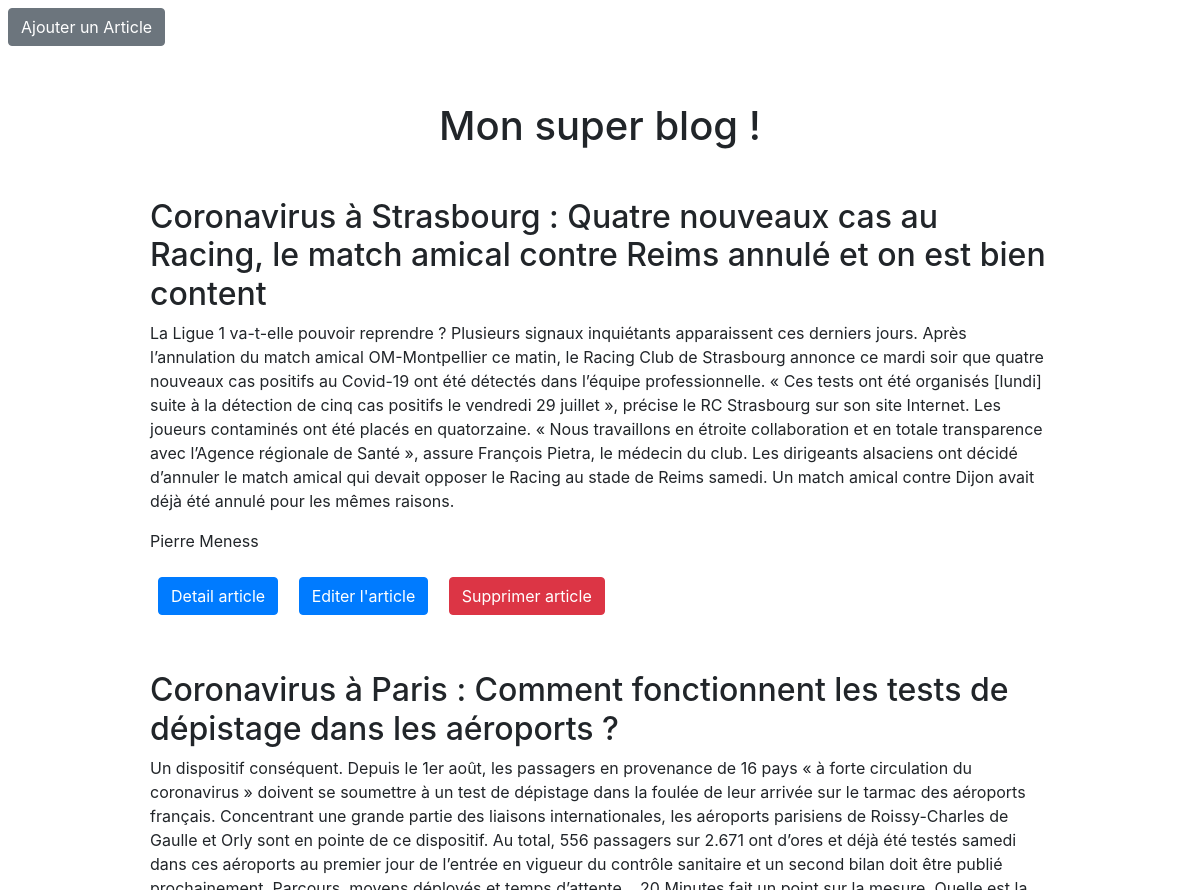
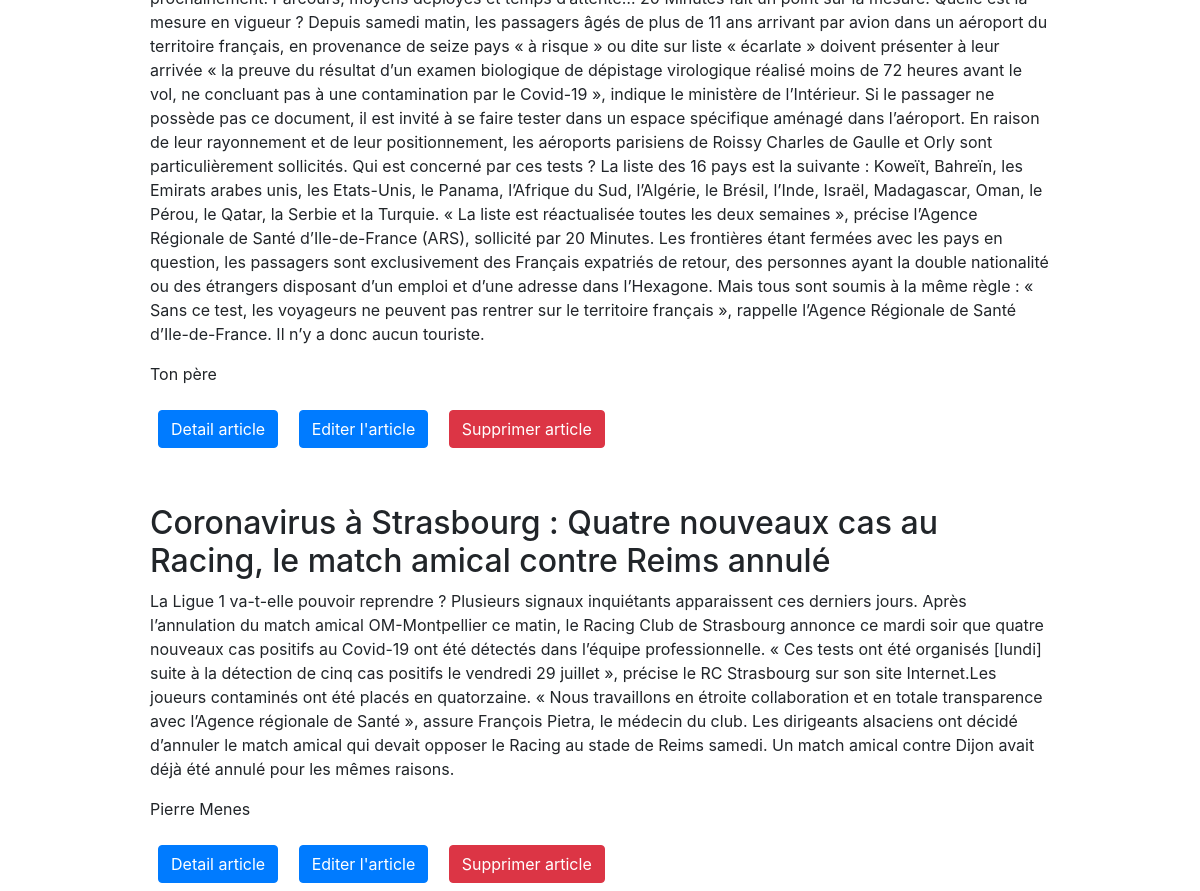
The page / on the database its author committed (2 pictures, top to bottom).
### tables this page shows
CREATE TABLE IF NOT EXISTS `articles` (
  `id` int(11) NOT NULL AUTO_INCREMENT,
  `title` varchar(200) NOT NULL,
  `content` varchar(5000) NOT NULL,
  `author` varchar(50) NOT NULL,
  PRIMARY KEY (`id`)
);

### MVC/controler/DefaultController.php (called while the page is built)
<?php
class DefaultController {
    public function home() {
        $articleManager = new ArticleManager();
        $articles = $articleManager->selectAllArticles();
        require('MVC\view\home_view.php');
    }
}

### MVC/model/manager/DbManager.php (called while the page is built, shortened)
<?php
class DbManager{
    private $host = 'localhost';
    private $dbName = 'blog';
    private $username = 'root';
    private $password = '';
    public function __construct()
    {
        try {
            $this->bddConnection = new PDO('mysql:host='.$this->host.'; dbname='.  $this->dbName . ';charset=utf8', $this->username, $this->password);
        }
        catch(Exception $e) {
            die('Erreur '.$e->getMessage());
        }
    }
}

### MVC/model/manager/ArticleManager.php (called while the page is built, shortened)
<?php
class ArticleManager extends DbManager {
    public function selectAllArticles() {
        $articles = [];
        $sqlRequestSelectAllArticles = 'SELECT * FROM articles';
        foreach($this->bddConnection->query($sqlRequestSelectAllArticles) as $article) {
            $articles[] = new Article ($article['title'], $article['content'], $article['author'], $article['id']);
        }
        return $articles;
    }
}

### MVC/model/class/Article.php (called while the page is built, shortened)
<?php
    class Article {
        private $id;
        private $title;
        private $content;
        private $author;
        public function __construct($title, $content, $author, $id = null){
            $this->id = $id;
            $this->title = $title;
            $this->content = $content;
            $this->author = $author;
        }
        public function getId()
        {
                return $this->id;
        }
        public function getTitle()
        {
                return $this->title;
        }
        public function getContent()
        {
                return $this->content;
        }
        public function getAuthor()
        {
                return $this->author;
        }
    }

### MVC/view/home_view.php (the view, shortened to what this page needs)
<html>
<head>
</head>
<body>
    <a class="btn btn-secondary m-2" href="index.php?controller=article&action=writeArticle"> Ajouter un Article</a>
    <h1 class="m-5 text-center"> Mon super blog !</h1>
    <div class="containair  m-auto  w-75">
    <?php foreach ($articles as $article) { ?>
            <h2 class="mt-5"><?= $article->getTitle(); ?></h2>
            <p><?= $article->getcontent(); ?></p>
            <p><?= $article->getAuthor(); ?></p>
            <a class="btn btn-primary m-2" href="index.php?controller=detail&id=<?= $article->getId() ?>">Detail article</a>
            <a class="btn btn-primary m-2 " href="index.php?controller=article&action=editArticle&id=<?= $article->getId() ?>">Editer l'article</a>
            <a class="btn btn-danger m-2 " href="index.php?controller=home&action=delete&id=<?= $article->getId() ?>">Supprimer article</a>
            <?php }; ?>
        </div>
</body>
</html>

### rows shown on the page
articles: title "Coronavirus à Strasbourg : Quatre nouveaux cas au Racing, le match amical contre Reims annulé et on est bien content", content "La Ligue 1 va-t-elle pouvoir reprendre ? Plusieurs signaux inquiétants apparaissent ces derniers jours. Après l’annulation du match amical OM-Montpellier ce matin, le Racing Club de Strasbourg annonce ce mardi soir que quatre nouveaux cas positifs au Covid-19 ont été détectés dans l’équipe professionnelle. « Ces tests ont été organisés [lundi] suite à la détection de cinq cas positifs le vendredi 29 juillet », précise le RC Strasbourg sur son site Internet. Les joueurs contaminés ont été placés en quatorzaine. « Nous travaillons en étroite collaboration et en totale transparence avec l’Agence régionale de Santé », assure François Pietra, le médecin du club. Les dirigeants alsaciens ont…", author "Pierre Meness"
articles: title "Coronavirus à Paris : Comment fonctionnent les tests de dépistage dans les aéroports ?", content "Un dispositif conséquent. Depuis le 1er août, les passagers en provenance de 16 pays « à forte circulation du coronavirus » doivent se soumettre à un test de dépistage dans la foulée de leur arrivée sur le tarmac des aéroports français. Concentrant une grande partie des liaisons internationales, les aéroports parisiens de Roissy-Charles de Gaulle et Orly sont en pointe de ce dispositif. Au total, 556 passagers sur 2.671 ont d’ores et déjà été testés samedi dans ces aéroports au premier jour de l’entrée en vigueur du contrôle sanitaire et un second bilan doit être publié prochainement. Parcours, moyens déployés et temps d’attente… 20 Minutes fait un point sur la mesure. Quelle est la mesure…", author "Ton père"
articles: title "Coronavirus à Strasbourg : Quatre nouveaux cas au Racing, le match amical contre Reims annulé", content "La Ligue 1 va-t-elle pouvoir reprendre ? Plusieurs signaux inquiétants apparaissent ces derniers jours. Après l’annulation du match amical OM-Montpellier ce matin, le Racing Club de Strasbourg annonce ce mardi soir que quatre nouveaux cas positifs au Covid-19 ont été détectés dans l’équipe professionnelle. « Ces tests ont été organisés [lundi] suite à la détection de cinq cas positifs le vendredi 29 juillet », précise le RC Strasbourg sur son site Internet.Les joueurs contaminés ont été placés en quatorzaine. « Nous travaillons en étroite collaboration et en totale transparence avec l’Agence régionale de Santé », assure François Pietra, le médecin du club. Les dirigeants alsaciens ont…", author "Pierre Menes"
